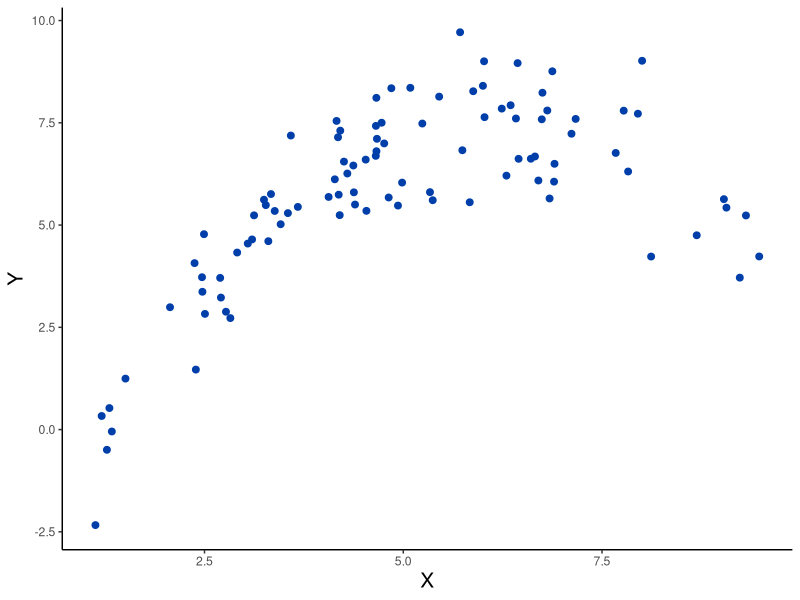
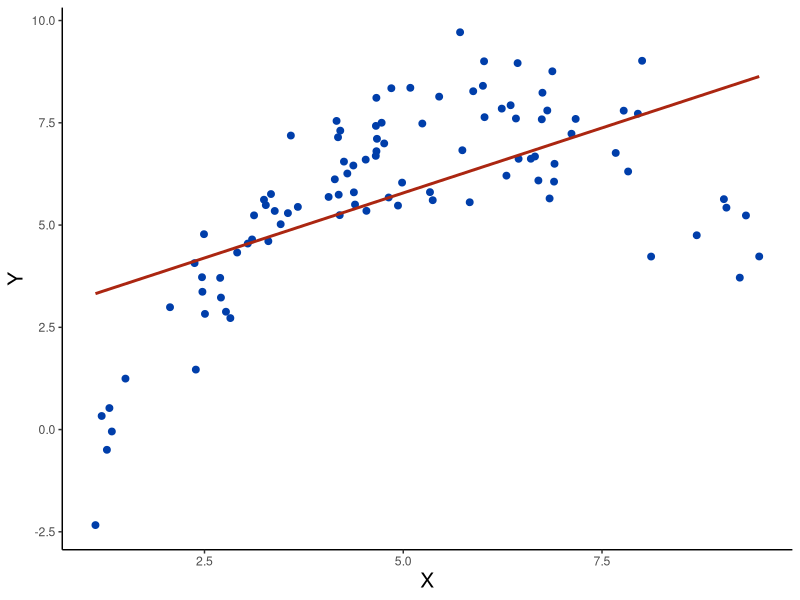
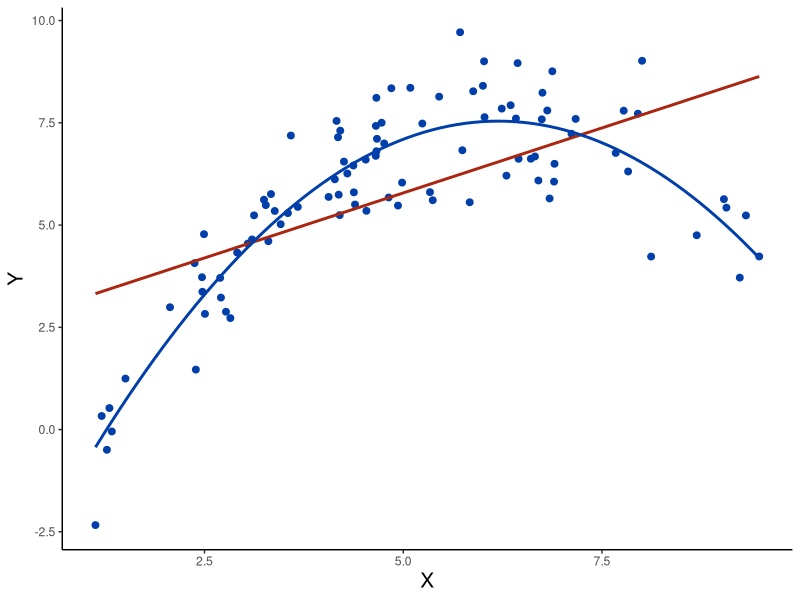

Write R code to recreate these figures, in order.
# Polynomial regression

library(tidyverse)

set.seed(8032023)

# Generate some data
example_data <- tibble(
  X = rnorm(100, 5, 2),
  error = rnorm(100, 0, 1)
) %>%
  mutate(Y = -5 + (4.1*X) - (0.33*X^2) + error) %>%
  filter(Y > -5)

# Graphing the data and model fits
example_data %>%
  ggplot(aes(X, Y)) +
  geom_point(color = "#003eaa", size = 2) +
  theme_classic() +
  theme(axis.title = element_text(size = 15))

example_data %>%
  ggplot(aes(X, Y)) +
  geom_point(color = "#003eaa", size = 2) +
  theme_classic() +
  theme(axis.title = element_text(size = 15)) +
  geom_smooth(method = "lm", se = F, color = "#AB2611") 

example_data %>%
  ggplot(aes(X, Y)) +
  geom_point(color = "#003eaa", size = 2) +
  theme_classic() +
  theme(axis.title = element_text(size = 15)) +
  geom_smooth(method = "lm", se = F, color = "#AB2611") +
  geom_smooth(method = "lm", formula = y ~ poly(x, 2), se = F, color = "#003eaa")

# Fitting and evaluating the models the frequentist way -------
# The simple linear model
model1 <- lm(Y ~ X, data = example_data)
summary(model1)

# Testing the addition of a quadratic polynomial component
model2 <- lm(Y ~ poly(X, 2), data = example_data)
summary(model2)

anova(model1, model2)

# Testing the addition of a cubic component
model3 <- lm(Y ~ poly(X, 3), data = example_data)
summary(model3)

anova(model2, model3)

# Fitting and evaluating models the Bayesian way -------

library(BayesFactor)

# The following code throws an error
# lmBF(outcome ~ poly(predictor, 2), data = example_data)

# Instead, we can use this equivalent phrasing
example_data$X_poly2 <- poly(example_data$X, 2)[,"2"]

BF_poly2 <- lmBF(Y ~ X + X_poly2, data = as.data.frame(example_data))

BF_poly2

# Testing improvement from simpler model
BF_simple <- lmBF(Y ~ X, data = as.data.frame(example_data))

BF_poly2 / BF_simple
